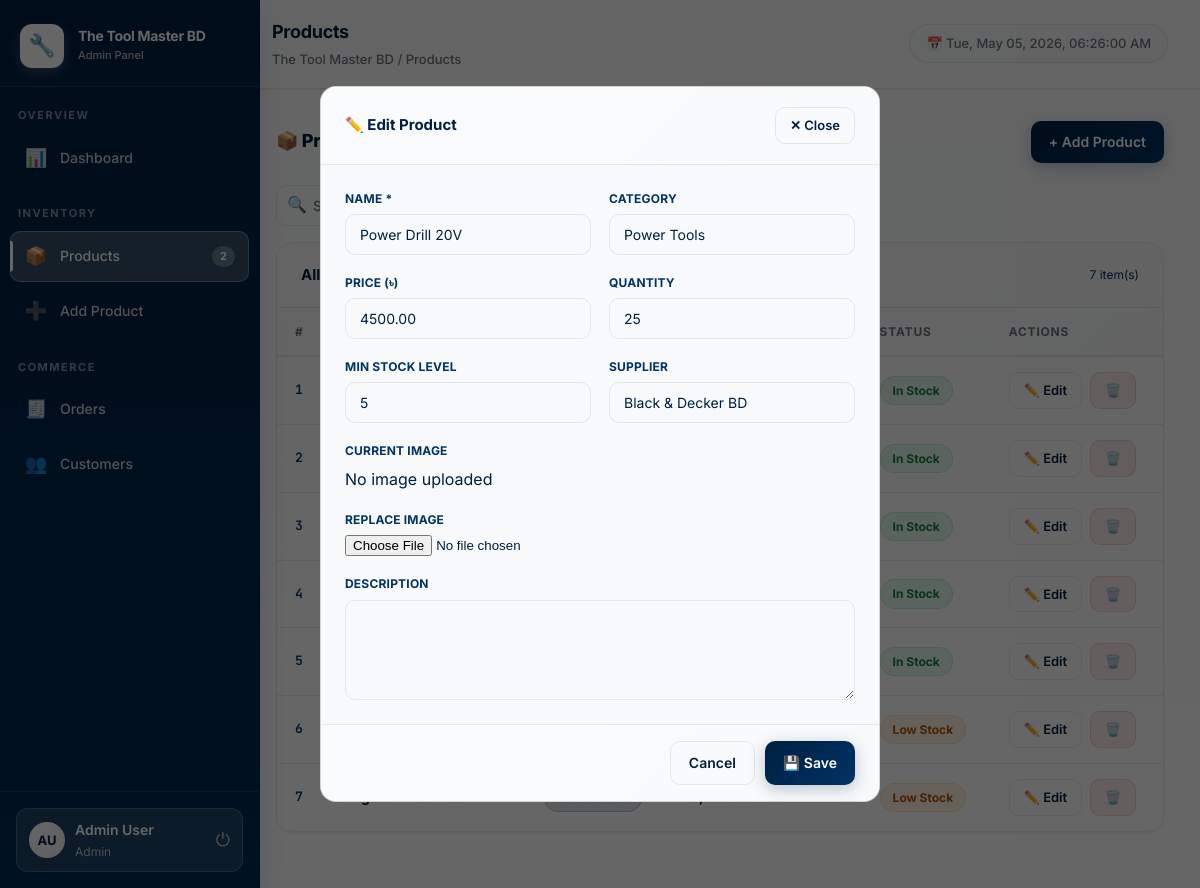
The app's page /products.php?edit=1 (signed in) with its own data.
### tables this page shows
CREATE TABLE `products` (
  `id` int(11) NOT NULL,
  `name` varchar(200) NOT NULL,
  `category` varchar(100) DEFAULT NULL,
  `price` decimal(12,2) NOT NULL DEFAULT 0.00,
  `quantity` int(11) NOT NULL DEFAULT 0,
  `min_qty` int(11) NOT NULL DEFAULT 5,
  `supplier` varchar(150) DEFAULT NULL,
  `description` text DEFAULT NULL,
  `image_url` varchar(255) DEFAULT NULL,
  `created_at` timestamp NOT NULL DEFAULT current_timestamp()
);

### products.php (the view, shortened to what this page needs)
<?php
require 'layout.php';
$search=trim($_GET['search']??''); $filter=$_GET['filter']??'all';
$where="WHERE 1=1"; $params=[]; $types="";
$stmt=$conn->prepare("SELECT * FROM products $where ORDER BY created_at DESC");
$stmt->execute(); $products=$stmt->get_result();
$edit_id=isset($_GET['edit'])?(int)$_GET['edit']:0; $edit_row=null;
if($edit_id){$es=$conn->prepare("SELECT * FROM products WHERE id=?");$es->bind_param("i",$edit_id);$es->execute();$edit_row=$es->get_result()->fetch_assoc();}
?>
<?php if($edit_row):?>
<div style="background:rgba(0,0,0,.6);position:fixed;inset:0;z-index:200;display:flex;align-items:center;justify-content:center">
  <div style="background:var(--bg2);border:1px solid var(--border2);border-radius:var(--radius-lg);width:560px;max-height:90vh;overflow-y:auto">
    <div class="card-header"><h3>✏️ Edit Product</h3><a href="products.php" class="btn btn-sm btn-ghost">✕ Close</a></div>
    <form method="POST" enctype="multipart/form-data">
      <div class="form-wrap"><div class="form-grid">
        <div class="fg"><label>Name *</label><input type="text" name="name" value="<?=htmlspecialchars($edit_row['name'])?>" required/></div>
        <div class="fg"><label>Category</label><input type="text" name="category" value="<?=htmlspecialchars($edit_row['category']??'')?>"/></div>
        <div class="fg"><label>Price (৳)</label><input type="number" name="price" step="0.01" value="<?=$edit_row['price']?>"/></div>
        <div class="fg"><label>Quantity</label><input type="number" name="quantity" value="<?=$edit_row['quantity']?>"/></div>
        <div class="fg"><label>Min Stock Level</label><input type="number" name="min_qty" value="<?=$edit_row['min_qty']?>"/></div>
        <div class="fg"><label>Supplier</label><input type="text" name="supplier" value="<?=htmlspecialchars($edit_row['supplier']??'')?>"/></div>
        <div class="fg full"><label>Current Image</label><?php if($edit_row['image_url']):?><img src="<?=htmlspecialchars($edit_row['image_url'])?>" alt="Image" style="max-width:100%;border:1px solid var(--border);border-radius:8px;" /><?php else:?>No image uploaded<?php endif;?></div>
        <div class="fg full"><label>Replace Image</label><input type="file" name="image_file" accept="image/*"/></div>
        <div class="fg full"><label>Description</label><textarea name="description"><?=htmlspecialchars($edit_row['description']??'')?></textarea></div>
      </div></div>
      <div class="form-actions"><a href="products.php" class="btn btn-ghost">Cancel</a><button type="submit" class="btn btn-primary">💾 Save</button></div>
    </form>
  </div>
</div>
<?php endif;?>
<div class="page-header"><h2>📦 Products</h2><a href="add_product.php" class="btn btn-primary">+ Add Product</a></div>
<div class="search-row">
  <form method="GET" style="display:flex;gap:10px;flex:1;align-items:center">
    <div class="search-input-wrap"><span class="search-icon">🔍</span><input type="text" name="search" placeholder="Search…" value="<?=htmlspecialchars($search)?>"/></div>
    <button type="submit" class="btn btn-ghost">Filter</button>
  </form>
</div>
<div class="card">
  <div class="card-header"><h3>All Products</h3><span class="text-muted text-sm"><?=$products->num_rows?> item(s)</span></div>
  <div class="tbl-wrap"><table>
    <thead><tr><th>#</th><th>Name</th><th>Category</th><th>Price</th><th>Qty</th><th>Status</th><th>Actions</th></tr></thead>
    <tbody>
    <?php if($products->num_rows>0):$i=1; while($p=$products->fetch_assoc()):
      $st=$p['quantity']==0?['Out of Stock','b-red']:($p['quantity']<=$p['min_qty']?['Low Stock','b-amber']:['In Stock','b-green']);
    ?>
    <tr>
      <td class="td-id"><?=$i++?></td>
      <td>
        <div style="display:flex;align-items:center;gap:10px">
          <strong><?=htmlspecialchars($p['name'])?></strong>
        </div>
      </td>
      <td><span class="badge b-orange"><?=htmlspecialchars($p['category']??'—')?></span></td>
      <td><strong>৳<?=number_format((float)$p['price'],2)?></strong></td>
      <td style="font-weight:700;color:<?=$p['quantity']==0?'var(--red)':($p['quantity']<=$p['min_qty']?'var(--amber)':'var(--green)')?>"><?=$p['quantity']?></td>
      <td><span class="badge <?=$st[1]?>"><?=$st[0]?></span></td>
      <td>
        <a href="products.php?edit=<?=$p['id']?>" class="btn btn-sm btn-ghost">✏️ Edit</a>
        <a href="products.php?delete=<?=$p['id']?>" class="btn btn-sm btn-danger" onclick="return confirm('Delete?')" style="margin-left:4px">🗑️</a>
      </td>
    </tr>
    <?php endwhile; else:?><tr><td colspan="7" class="empty-state"><div class="ei">📦</div>No products found</td></tr><?php endif;?>
    </tbody>
  </table></div>
</div>
  </div></div></div>
</body></html>

### records on screen
products: name "Power Drill 20V", category "Power Tools", price "4500.00", quantity "25", min_qty "5", supplier "Black & Decker BD", quantity+min_qty "In Stock"
products: quantity+min_qty "In Stock"
products: quantity+min_qty "In Stock"
products: quantity+min_qty "In Stock"
products: quantity+min_qty "In Stock"
products: quantity+min_qty "Low Stock"
products: quantity+min_qty "Low Stock"

### other values on screen
$low_stock "2"
$initials "AU"
$user_name "Admin User"
$user_role "Admin"
$page_title "Products"
$products->num_rows "7"
